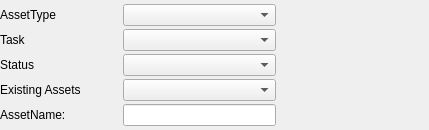
<?xml version="1.0" encoding="UTF-8"?>
<ui version="4.0">
 <class>ExportAssetOptions</class>
 <widget class="QWidget" name="ExportAssetOptions">
  <property name="geometry">
   <rect>
    <x>0</x>
    <y>0</y>
    <width>429</width>
    <height>130</height>
   </rect>
  </property>
  <property name="windowTitle">
   <string>Form</string>
  </property>
  <layout class="QVBoxLayout" name="verticalLayout">
   <property name="spacing">
    <number>3</number>
   </property>
   <property name="margin">
    <number>0</number>
   </property>
   <item>
    <layout class="QGridLayout" name="gridLayout">
     <item row="1" column="0">
      <widget class="QLabel" name="assetTaskLabel">
       <property name="minimumSize">
        <size>
         <width>120</width>
         <height>0</height>
        </size>
       </property>
       <property name="maximumSize">
        <size>
         <width>120</width>
         <height>16777215</height>
        </size>
       </property>
       <property name="text">
        <string>Task</string>
       </property>
      </widget>
     </item>
     <item row="0" column="1">
      <widget class="QComboBox" name="ListAssetsComboBox">
       <property name="minimumSize">
        <size>
         <width>100</width>
         <height>0</height>
        </size>
       </property>
       <property name="maximumSize">
        <size>
         <width>200</width>
         <height>16777215</height>
        </size>
       </property>
      </widget>
     </item>
     <item row="3" column="1">
      <widget class="QComboBox" name="ListAssetNamesComboBox">
       <property name="minimumSize">
        <size>
         <width>100</width>
         <height>0</height>
        </size>
       </property>
       <property name="maximumSize">
        <size>
         <width>200</width>
         <height>16777215</height>
        </size>
       </property>
      </widget>
     </item>
     <item row="4" column="1">
      <widget class="QLineEdit" name="AssetNameLineEdit">
       <property name="enabled">
        <bool>true</bool>
       </property>
       <property name="minimumSize">
        <size>
         <width>100</width>
         <height>0</height>
        </size>
       </property>
       <property name="maximumSize">
        <size>
         <width>200</width>
         <height>16777215</height>
        </size>
       </property>
      </widget>
     </item>
     <item row="1" column="1">
      <widget class="QComboBox" name="AssetTaskComboBox">
       <property name="minimumSize">
        <size>
         <width>100</width>
         <height>0</height>
        </size>
       </property>
       <property name="maximumSize">
        <size>
         <width>200</width>
         <height>16777215</height>
        </size>
       </property>
      </widget>
     </item>
     <item row="0" column="0">
      <widget class="QLabel" name="labelAssetType">
       <property name="minimumSize">
        <size>
         <width>120</width>
         <height>0</height>
        </size>
       </property>
       <property name="maximumSize">
        <size>
         <width>120</width>
         <height>16777215</height>
        </size>
       </property>
       <property name="text">
        <string>AssetType</string>
       </property>
      </widget>
     </item>
     <item row="4" column="0">
      <widget class="QLabel" name="assetNameLabel">
       <property name="minimumSize">
        <size>
         <width>120</width>
         <height>0</height>
        </size>
       </property>
       <property name="maximumSize">
        <size>
         <width>120</width>
         <height>16777215</height>
        </size>
       </property>
       <property name="text">
        <string>AssetName:</string>
       </property>
      </widget>
     </item>
     <item row="0" column="2">
      <spacer name="horizontalSpacer">
       <property name="orientation">
        <enum>Qt::Horizontal</enum>
       </property>
       <property name="sizeHint" stdset="0">
        <size>
         <width>40</width>
         <height>20</height>
        </size>
       </property>
      </spacer>
     </item>
     <item row="3" column="0">
      <widget class="QLabel" name="label_2">
       <property name="minimumSize">
        <size>
         <width>120</width>
         <height>0</height>
        </size>
       </property>
       <property name="maximumSize">
        <size>
         <width>120</width>
         <height>16777215</height>
        </size>
       </property>
       <property name="text">
        <string>Existing Assets</string>
       </property>
      </widget>
     </item>
     <item row="2" column="0">
      <widget class="QLabel" name="assetTaskLabel_2">
       <property name="minimumSize">
        <size>
         <width>120</width>
         <height>0</height>
        </size>
       </property>
       <property name="maximumSize">
        <size>
         <width>120</width>
         <height>16777215</height>
        </size>
       </property>
       <property name="text">
        <string>Status</string>
       </property>
      </widget>
     </item>
     <item row="2" column="1">
      <widget class="QComboBox" name="ListStatusComboBox">
       <property name="minimumSize">
        <size>
         <width>100</width>
         <height>0</height>
        </size>
       </property>
       <property name="maximumSize">
        <size>
         <width>200</width>
         <height>16777215</height>
        </size>
       </property>
      </widget>
     </item>
    </layout>
   </item>
  </layout>
 </widget>
 <resources/>
 <connections>
  <connection>
   <sender>ListAssetsComboBox</sender>
   <signal>currentIndexChanged(int)</signal>
   <receiver>ExportAssetOptions</receiver>
   <slot>setFilter(int)</slot>
   <hints>
    <hint type="sourcelabel">
     <x>234</x>
     <y>97</y>
    </hint>
    <hint type="destinationlabel">
     <x>69</x>
     <y>6</y>
    </hint>
   </hints>
  </connection>
  <connection>
   <sender>ListAssetsComboBox</sender>
   <signal>currentIndexChanged(int)</signal>
   <receiver>ExportAssetOptions</receiver>
   <slot>emitAssetType(int)</slot>
   <hints>
    <hint type="sourcelabel">
     <x>240</x>
     <y>95</y>
    </hint>
    <hint type="destinationlabel">
     <x>370</x>
     <y>5</y>
    </hint>
   </hints>
  </connection>
 </connections>
 <slots>
  <slot>updateView(QString)</slot>
  <slot>emitAssetId(QModelIndex)</slot>
  <slot>setFilter(int)</slot>
  <slot>emitAssetType(int)</slot>
 </slots>
</ui>
